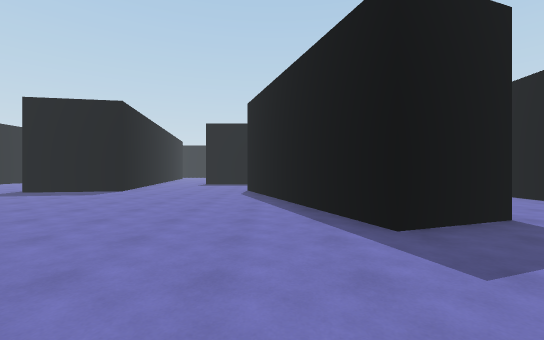
View 1 (above)

22 first-person views from a walk through a scene from a Unity 3-D project. The camera is 1.4 m above the floor, looks level and sees 90° across. The floor is counted in squares, 2 m on a side. Each view is taken from the middle of a square. On the plan, view 1 faces up. The plan holds only what a view shows up to about 9 squares ahead; the rest is blank. The place goes on beyond the plan. The player character is not drawn.

View 2
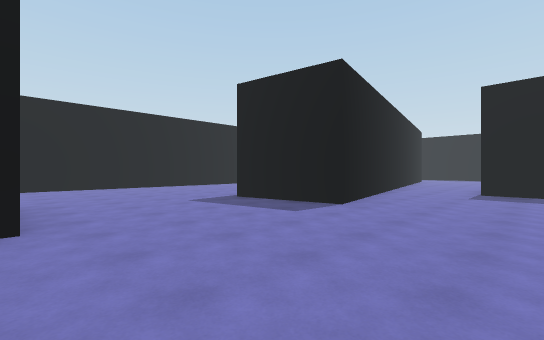

View 3
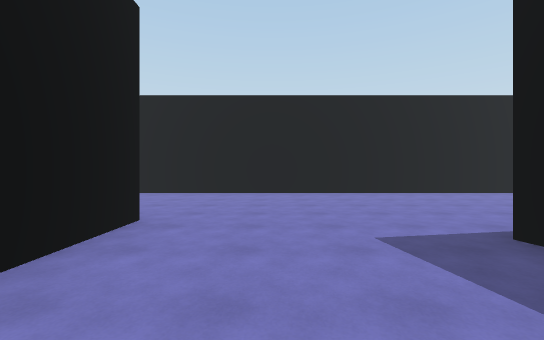

View 4
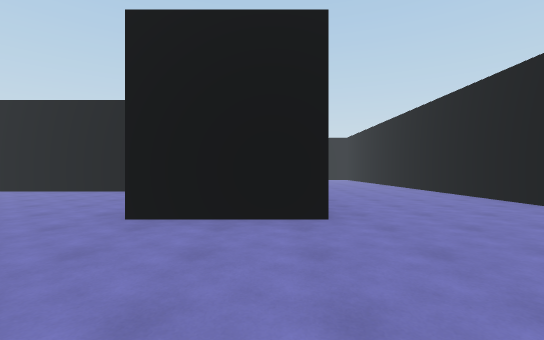

View 5
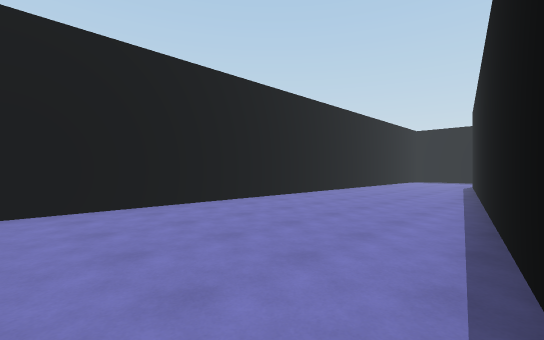

View 6
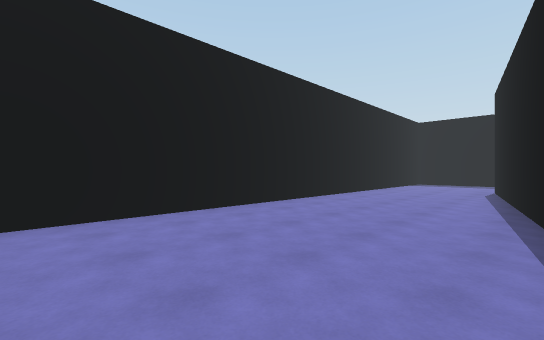

View 7
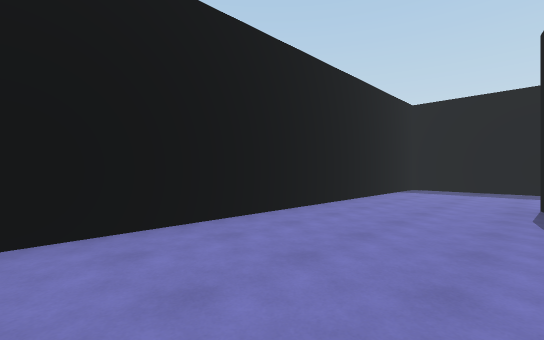

View 8
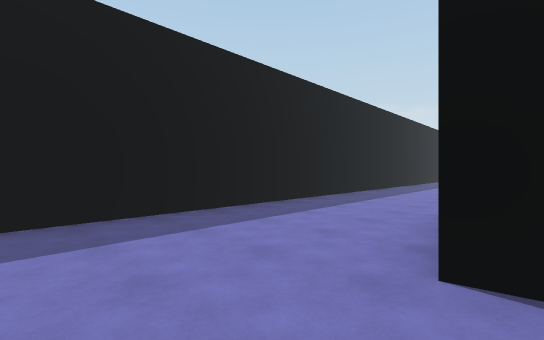

View 9
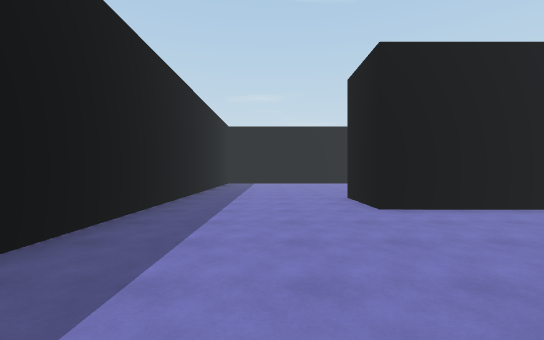

View 10
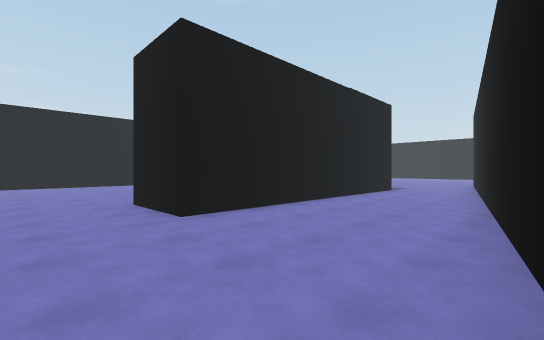

View 11
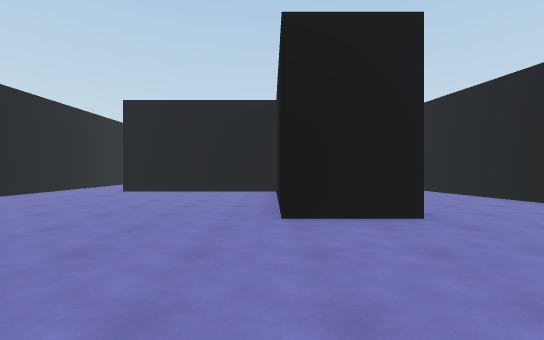

View 12
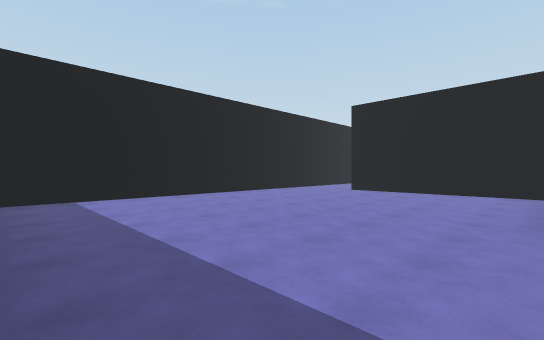

View 13
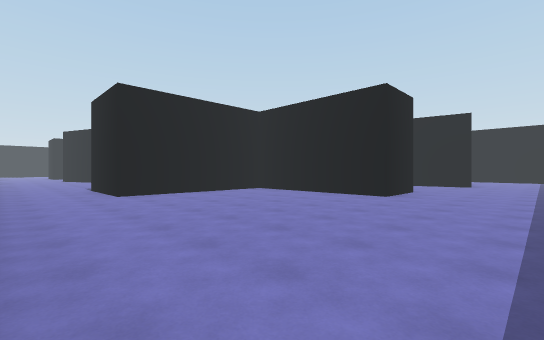

View 14
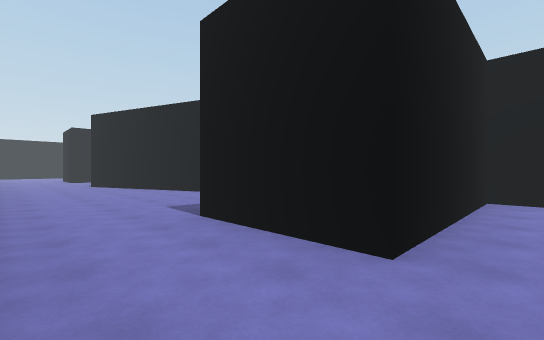

View 15
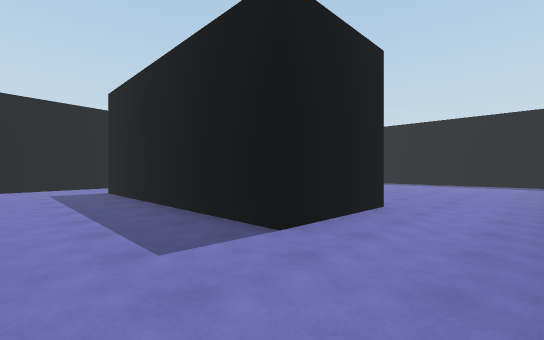

View 16
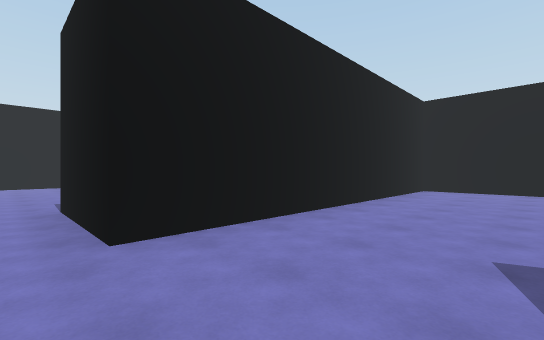

View 17
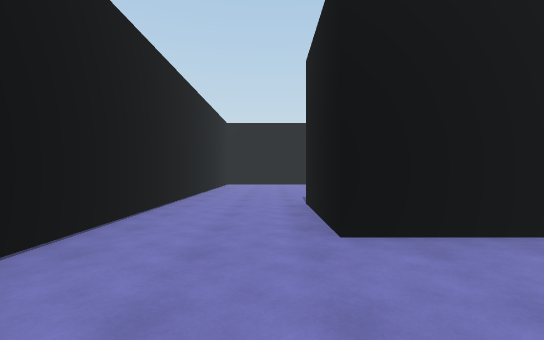

View 18
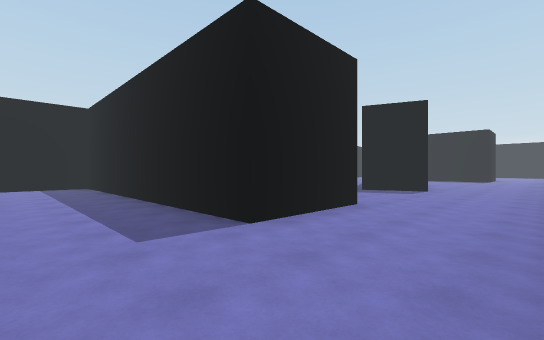

View 19
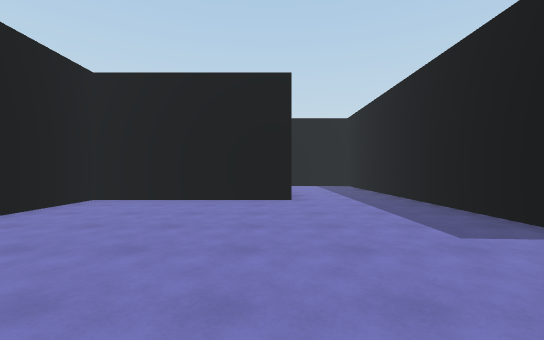

View 20
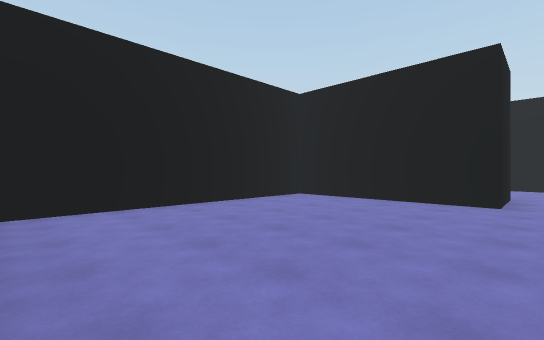

View 21
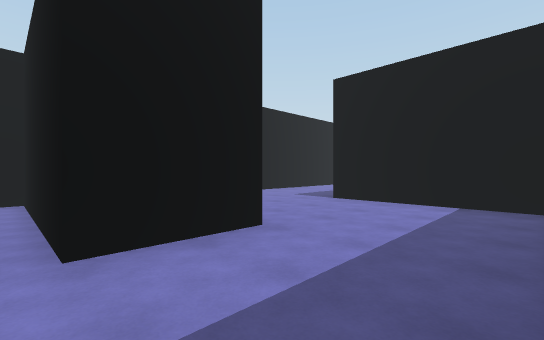

View 22
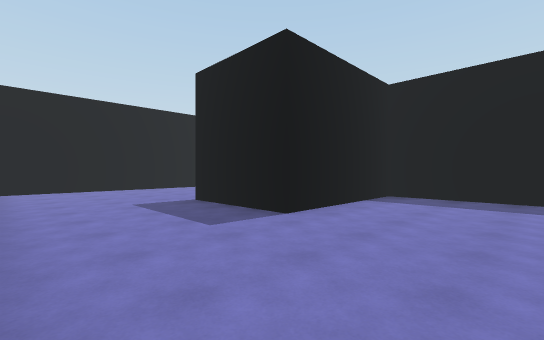

### Floor plan
Points are (right, up) in squares from view 1. A wall is a line through its corners. A room is listed if a view was taken in it or the views show most of it. See-through windows are left out.
Room 1 (views 1, 2, 3, 4, 5, 6, 7, 8, 9, 10, 11, 12, 13, 14, 15, 16, 17, 18, 19, 20, 21, 22)
walls: (1.4, 9.1) (1.6, 8.7); (-8, 9.9) (-10.1, 21.6); (-5.9, 2) (-5.9, -0.8) (3.3, -0.8) (3.3, -3.7) (-5.9, -3.7) (-5.9, -7.7) (-8.9, -7.7); (-8.9, 4.2) (-5.9, 4.2); (-3.2, 14) (-3.2, 21.1) (-1.1, 21.1) (-1.1, 16.2) (3.8, 16.2) (3.8, 13.3) (-3.2, 13.3); (3.3, 3.8) (1.4, 3.1) (-0.7, 9); (6.2, 6.1) (6.2, 7); (6.2, 16) (6.2, 17.9); (-2.4, -6.5) (-0.3, -6.5) (-0.3, -11.2) (6, -11.2); (-7, 20.8) (-4.9, 8.9) (-7.8, 8.4); (6.2, 19.4) (6.2, 25); (6.2, -7) (6.2, -0.1); (-13.3, -8.5) (-13.3, -11); (1, 25.3) (-12.5, 25.3); (-13.3, 24.5) (-13.3, -1)

Positions as (right, up) in squares from view 1, and headings:
1: (0, 0), facing up
2: (-2, 4), facing up-left
3: (-5, 6), facing left
4: (-8, 8), facing down
5: (-8, 8), facing up-left
6: (-9, 11), facing up-left
7: (-10, 15), facing up-left
8: (-12, 21), facing up-right
9: (-8, 23), facing right
10: (-7, 23), facing down-right
11: (-1, 25), facing down
12: (-1, 25), facing down-right
13: (6, 24), facing down-left
14: (6, 17), facing down-left
15: (6, 11), facing up-left
16: (4, 2), facing down-left
17: (4, 2), facing down
18: (6, -6), facing up-left
19: (6, -7), facing left
20: (6, -6), facing down-left
21: (0, -4), facing down-left
22: (-3, -11), facing up-left
